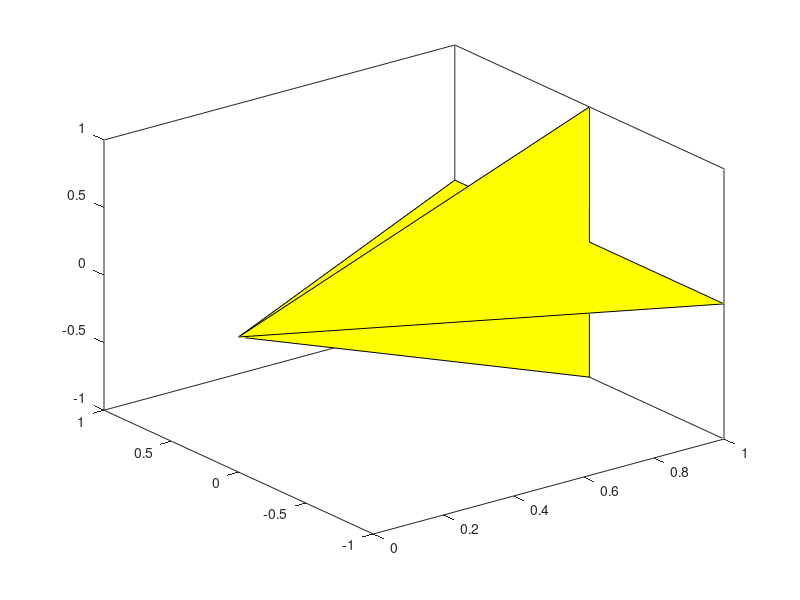

This figure's MATLAB source: (Note: this script raises an error after producing the figure.)
vert = [0 0 0
    1 1 0
    1 -1 0
    1 0 -1
    1 0 1];
fac = [1 2 3
    1 4 5];
clf
patch('verti',vert,'faces',fac,'facecolor','y')
view(3)
box
xyz

vert2 = [0 0 0
    1 1 0
    1 -1 0
    1 0 -1
    1 0 1
    1 0 0];
fac2 = [1 2 6
    1 6 3
    1 4 6
    1 6 5];

clf
patch('verti',vert2,'faces',fac2,'facecolor','y')
view(3)
box
xyz
